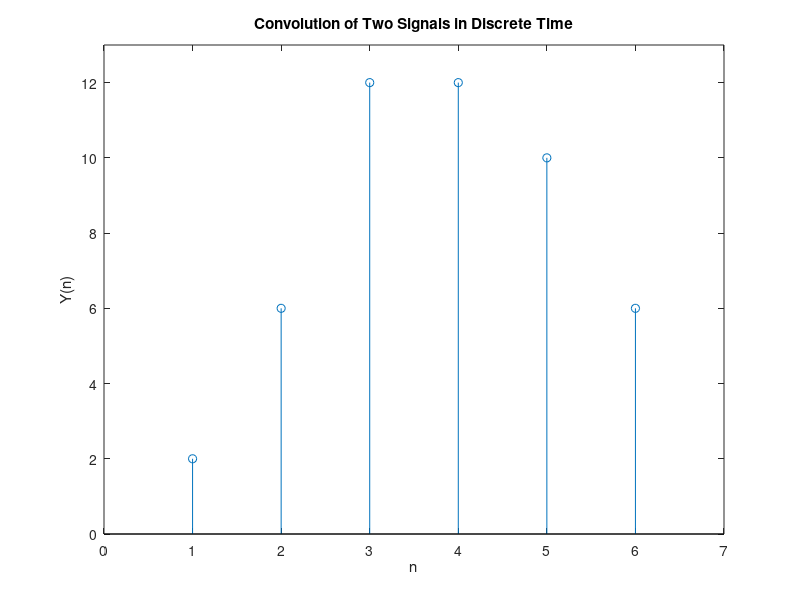
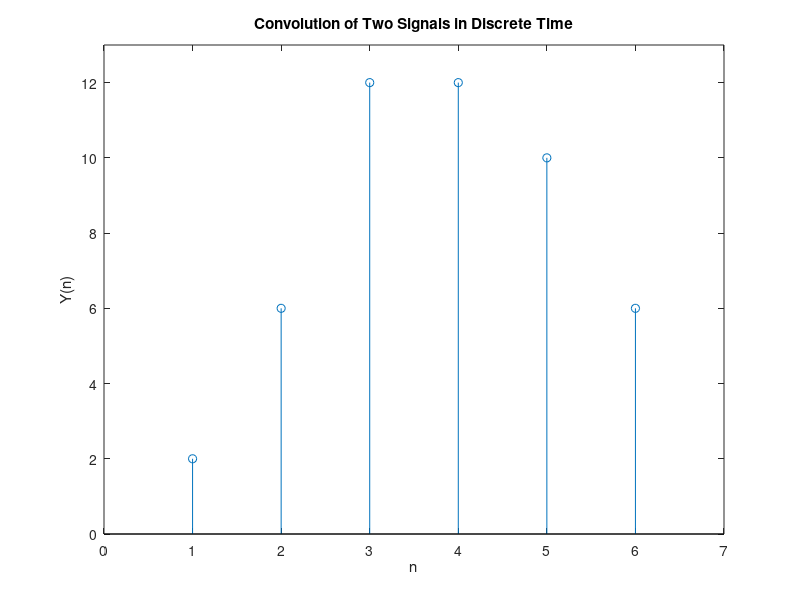

Write the MATLAB code that produced these figures, in order.
%% Experiment No: 8

%{
    Name: Smit Shah
    PRN: 17070123090
    Batch: EB-2
%}

clc
clear all
close all

%% Q1. Find convolution of h(t)*x(t) without using built-in function

x=[2,2,2,2];
h=[1,2,3];
a=length(x);
b=length(h);
n=a+b-1;
y=zeros(1,n);
l=1:n;
for i=0:n
    for k=0:n
        if((i-k+1)>0 && (i-k+1)<=b && (k+1)<=a)
            y(i+1)=y(i+1)+x(k+1).*h(i-k+1);
        else
        end
    end
end
fprintf('The value of y(n) is:');
disp(y);
figure('Name', 'Convolution without in-built function')
stem(l,y);
ylabel('Y(n)');
xlabel('n');
title('Convolution of Two Signals in Discrete Time');
axis([0 7 0 13])

%% Q2. Find convolution of h(t)*x(t) using built-in function

figure('Name', 'Convolution with in-built function')
ans=conv(x,h)
stem(l,ans)
ylabel('Y(n)');
xlabel('n');
title('Convolution of Two Signals in Discrete Time');
axis([0 7 0 13])

%% Conclusion

%{
    In this experiment, we have to find the convolution of h(t) and x(t).
    We have found out that by two ways i.e. firstly without using built-in
    function and secondly by using built-in function and we have got same
    graph in both the cases.
%}